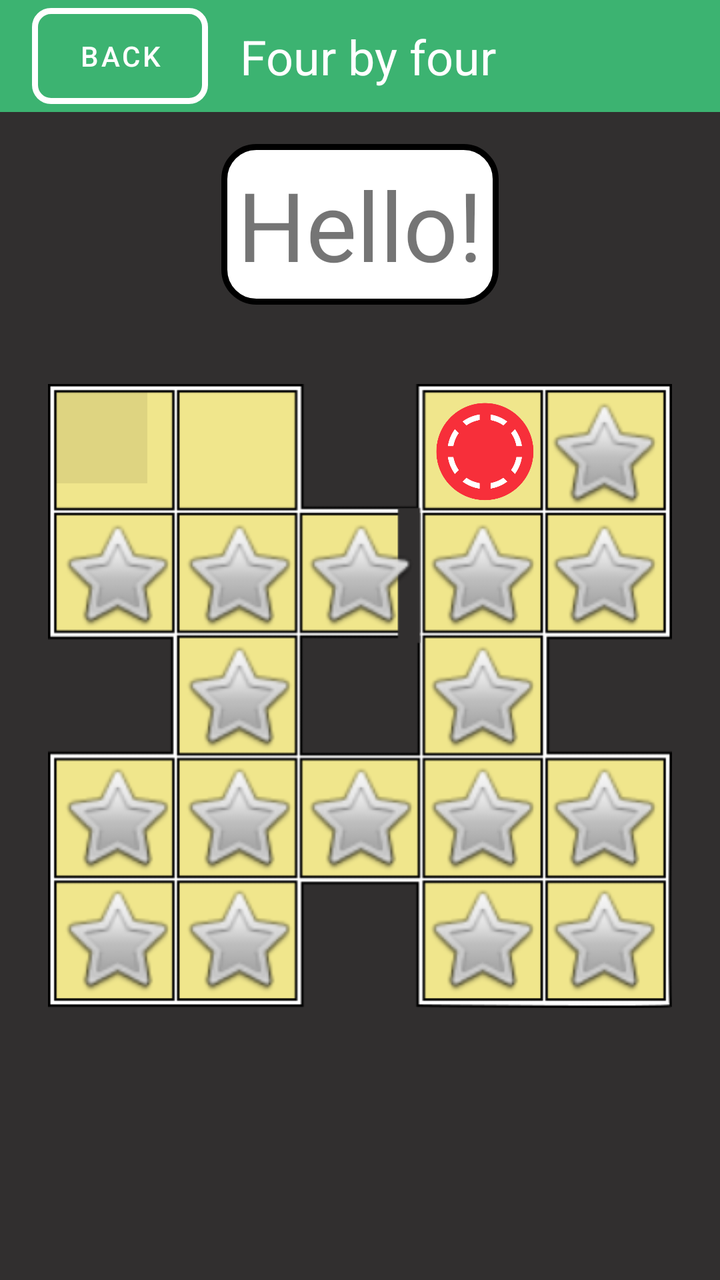
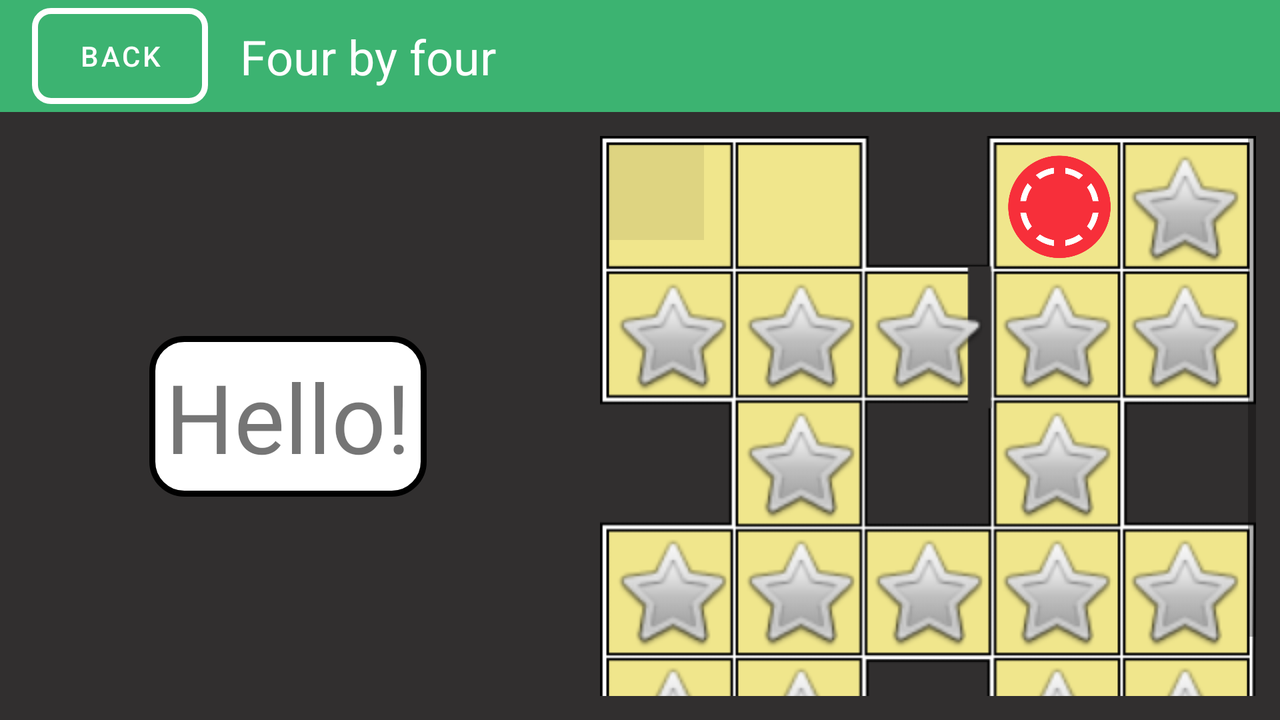

First picture: res/layout/ on a phone held upright. Second picture: the repository's own variant of that layout, on a device whose configuration matches the variant's folder. Source for both follows.
<!-- AndroidManifest.xml: application theme Theme.Fourbyfour -->
<!-- res/layout/activity_game_partition.xml -->
<?xml version="1.0" encoding="utf-8"?>
<androidx.constraintlayout.widget.ConstraintLayout xmlns:android="http://schemas.android.com/apk/res/android"
    xmlns:app="http://schemas.android.com/apk/res-auto"
    xmlns:tools="http://schemas.android.com/tools"
    android:layout_width="match_parent"
    android:layout_height="match_parent"
    android:background="@color/backstage_game"
    tools:context=".GamePartitionActivity">

    <include
        android:id="@+id/toolbar"
        layout="@layout/toolbar"
        app:layout_constraintEnd_toEndOf="parent"
        app:layout_constraintStart_toStartOf="parent"
        app:layout_constraintTop_toTopOf="parent" />

    <androidx.constraintlayout.widget.ConstraintLayout
        android:id="@+id/constraintPartition"
        android:layout_width="match_parent"
        android:layout_height="0dp"
        app:layout_constraintTop_toBottomOf="@id/toolbar"
        app:layout_constraintEnd_toEndOf="parent"
        app:layout_constraintStart_toStartOf="parent"
        app:layout_constraintBottom_toBottomOf="parent">

    <TextView
        android:id="@+id/textViewTimerPartition"
        android:layout_width="wrap_content"
        android:layout_height="wrap_content"
        android:layout_margin="16dp"
        android:padding="8dp"
        android:background="@drawable/timer"
        android:text="Hello!"
        android:textSize="48dp"
        app:layout_constraintEnd_toEndOf="parent"
        app:layout_constraintStart_toStartOf="parent"
        app:layout_constraintTop_toTopOf="parent" />

    <include
        layout="@layout/field_item_partition"
        android:id="@+id/field_game_partition"
        android:foregroundGravity="center"
        app:layout_constraintTop_toTopOf="parent"
        app:layout_constraintStart_toStartOf="parent"
        app:layout_constraintEnd_toEndOf="parent"
        app:layout_constraintBottom_toBottomOf="parent"/>

    </androidx.constraintlayout.widget.ConstraintLayout>

</androidx.constraintlayout.widget.ConstraintLayout>
<!-- res/layout/toolbar.xml (included above) -->
<?xml version="1.0" encoding="utf-8"?>
<androidx.appcompat.widget.Toolbar xmlns:android="http://schemas.android.com/apk/res/android"
    xmlns:app="http://schemas.android.com/apk/res-auto"
    android:id="@+id/toolbar"
    android:layout_width="match_parent"
    android:layout_height="?attr/actionBarSize"
    android:background="?attr/colorPrimary"
    android:theme="@style/Theme.MyActionBar">

    <androidx.constraintlayout.widget.ConstraintLayout
        android:layout_width="match_parent"
        android:layout_height="match_parent">

        <Button
            android:id="@+id/buttonBackToolbar"
            android:background="@drawable/button_for_toolbar"
            android:layout_width="wrap_content"
            android:layout_height="wrap_content"
            android:text="@string/text_my_menu_button"
            app:backgroundTint="@null"
            app:layout_constraintTop_toTopOf="parent"
            app:layout_constraintStart_toStartOf="parent"
            app:layout_constraintBottom_toBottomOf="parent"/>

        <TextView
            android:id="@+id/textViewAppName"
            android:layout_marginStart="16dp"
            android:layout_width="wrap_content"
            android:layout_height="wrap_content"
            android:text="@string/app_name"
            android:textColor="@color/white"
            android:textSize="24sp"
            app:layout_constraintTop_toTopOf="parent"
            app:layout_constraintStart_toEndOf="@id/buttonBackToolbar"
            app:layout_constraintBottom_toBottomOf="parent"
            />
    </androidx.constraintlayout.widget.ConstraintLayout>


</androidx.appcompat.widget.Toolbar>
<!-- res/layout/field_item_partition.xml (included above) -->
<?xml version="1.0" encoding="utf-8"?>
<androidx.constraintlayout.widget.ConstraintLayout xmlns:android="http://schemas.android.com/apk/res/android"
    xmlns:app="http://schemas.android.com/apk/res-auto"
    xmlns:tools="http://schemas.android.com/tools"
    android:id="@+id/constraint"
    android:layout_width="match_parent"
    android:layout_height="wrap_content"
    android:layout_margin="24dp"
    android:background="@drawable/game_field_p"
    android:foregroundGravity="center"
    android:padding="4dp"
    app:layout_constraintBottom_toBottomOf="parent"
    app:layout_constraintEnd_toEndOf="parent"
    app:layout_constraintStart_toStartOf="parent"
    app:layout_constraintTop_toTopOf="parent">


    
    <ImageView
        android:id="@+id/imageView1p"
        style="@style/imageViewField"
        android:onClick="onClickChooseFigure"
        android:tag="2 5"
        app:layout_constraintStart_toStartOf="parent"
        app:layout_constraintTop_toTopOf="parent"
        app:srcCompat="@android:drawable/divider_horizontal_bright">

    </ImageView>


    <ImageView
        android:id="@+id/imageView2p"
        style="@style/imageViewField"
        android:onClick="onClickChooseFigure"
        android:tag="1 6"
        app:layout_constraintStart_toEndOf="@+id/imageView1p"
        app:layout_constraintTop_toTopOf="parent"
        app:srcCompat="?attr/selectableItemBackground" />

    <ImageView
        android:id="@+id/imageView5p"
        style="@style/imageViewField"
        android:onClick="onClickChooseFigure"
        android:tag="1 6"
        app:layout_constraintStart_toStartOf="parent"
        app:layout_constraintTop_toBottomOf="@+id/imageView1p"
        app:srcCompat="@android:drawable/btn_star" />

    <ImageView
        android:id="@+id/imageView6p"
        style="@style/imageViewField"
        android:onClick="onClickChooseFigure"
        android:tag="2 5 7 10"
        app:layout_constraintStart_toEndOf="@+id/imageView5p"
        app:layout_constraintTop_toBottomOf="@+id/imageView2p"
        app:srcCompat="@android:drawable/btn_star" />

    <ImageView
        android:id="@+id/imageView7p"
        style="@style/imageViewField"
        android:onClick="onClickChooseFigure"
        android:tag="6"
        app:layout_constraintStart_toEndOf="@+id/imageView6p"
        app:layout_constraintTop_toBottomOf="@+id/imageView2p"
        app:srcCompat="@android:drawable/btn_star" />

    <ImageView
        android:id="@+id/imageView8p"
        style="@style/imageViewField"
        android:onClick="onClickChooseFigure"
        android:tag="3 9 11"
        app:layout_constraintEnd_toStartOf="@+id/imageView9p"
        app:layout_constraintStart_toStartOf="@+id/imageView11p"
        app:layout_constraintTop_toBottomOf="@+id/imageView3p"
        app:srcCompat="@android:drawable/btn_star" />

    <ImageView
        android:id="@+id/imageView9p"
        style="@style/imageViewField"
        android:onClick="onClickChooseFigure"
        android:tag="4 8"
        app:layout_constraintStart_toEndOf="@+id/imageView8p"
        app:layout_constraintTop_toBottomOf="@+id/imageView4p"
        app:srcCompat="@android:drawable/btn_star" />

    <ImageView
        android:id="@+id/imageView3p"
        style="@style/imageViewField"
        android:onClick="onClickChooseFigure"
        android:tag="4 8"
        app:layout_constraintStart_toStartOf="@+id/imageView8p"
        app:layout_constraintTop_toTopOf="parent"
        app:srcCompat="@drawable/color1" />

    <ImageView
        android:id="@+id/imageView4p"
        style="@style/imageViewField"
        android:onClick="onClickChooseFigure"
        android:tag="3 9"
        app:layout_constraintStart_toEndOf="@+id/imageView3p"
        app:layout_constraintTop_toTopOf="parent"
        app:srcCompat="@android:drawable/btn_star" />

    <ImageView
        android:id="@+id/imageView10p"
        style="@style/imageViewField"
        android:onClick="onClickChooseFigure"
        android:tag="6 13"
        app:layout_constraintStart_toEndOf="@+id/imageView5p"
        app:layout_constraintTop_toBottomOf="@+id/imageView6p"
        app:srcCompat="@android:drawable/btn_star" />

    <ImageView
        android:id="@+id/imageView11p"
        style="@style/imageViewField"
        android:onClick="onClickChooseFigure"
        android:tag="8 15"
        app:layout_constraintStart_toEndOf="@+id/imageView14p"
        app:layout_constraintTop_toBottomOf="@+id/imageView8p"
        app:srcCompat="@android:drawable/btn_star" />

    <ImageView
        android:id="@+id/imageView12p"
        style="@style/imageViewField"
        android:onClick="onClickChooseFigure"
        android:tag="13 17"
        app:layout_constraintStart_toStartOf="parent"
        app:layout_constraintTop_toBottomOf="@+id/imageView10p"
        app:srcCompat="@android:drawable/btn_star" />

    <ImageView
        android:id="@+id/imageView13p"
        style="@style/imageViewField"
        android:onClick="onClickChooseFigure"
        android:tag="10 12 14 18"
        app:layout_constraintStart_toEndOf="@+id/imageView12p"
        app:layout_constraintTop_toBottomOf="@+id/imageView10p"
        app:srcCompat="@android:drawable/btn_star" />

    <ImageView
        android:id="@+id/imageView14p"
        style="@style/imageViewField"
        android:onClick="onClickChooseFigure"
        android:tag="13 15"
        app:layout_constraintStart_toEndOf="@+id/imageView13p"
        app:layout_constraintTop_toBottomOf="@+id/imageView10p"
        app:srcCompat="@android:drawable/btn_star" />

    <ImageView
        android:id="@+id/imageView15p"
        style="@style/imageViewField"
        android:onClick="onClickChooseFigure"
        android:tag="11 14 16 19"
        app:layout_constraintStart_toEndOf="@+id/imageView14p"
        app:layout_constraintTop_toBottomOf="@+id/imageView11p"
        app:srcCompat="@android:drawable/btn_star" />

    <ImageView
        android:id="@+id/imageView16p"
        style="@style/imageViewField"
        android:onClick="onClickChooseFigure"
        android:tag="15 20"
        app:layout_constraintStart_toEndOf="@+id/imageView15p"
        app:layout_constraintTop_toBottomOf="@+id/imageView11p"
        app:srcCompat="@android:drawable/btn_star" />

    <ImageView
        android:id="@+id/imageView17p"
        style="@style/imageViewField"
        android:onClick="onClickChooseFigure"
        android:tag="12 18"
        app:layout_constraintBottom_toBottomOf="parent"
        app:layout_constraintStart_toStartOf="parent"
        app:layout_constraintTop_toBottomOf="@+id/imageView12p"
        app:srcCompat="@android:drawable/btn_star" />

    <ImageView
        android:id="@+id/imageView18p"
        style="@style/imageViewField"
        android:onClick="onClickChooseFigure"
        android:tag="13 17"
        app:layout_constraintStart_toEndOf="@+id/imageView17p"
        app:layout_constraintTop_toBottomOf="@+id/imageView13p"
        app:srcCompat="@android:drawable/btn_star" />

    <ImageView
        android:id="@+id/imageView19p"
        style="@style/imageViewField"
        android:onClick="onClickChooseFigure"
        android:tag="15 20"
        app:layout_constraintStart_toEndOf="@+id/imageView14p"
        app:layout_constraintTop_toBottomOf="@+id/imageView14p"
        app:srcCompat="@android:drawable/btn_star" />

    <ImageView
        android:id="@+id/imageView20p"
        style="@style/imageViewField"
        android:onClick="onClickChooseFigure"
        android:tag="16 19"
        app:layout_constraintStart_toEndOf="@+id/imageView19p"
        app:layout_constraintTop_toBottomOf="@+id/imageView15p"
        app:srcCompat="@android:drawable/btn_star" />



</androidx.constraintlayout.widget.ConstraintLayout>
<!-- resources referenced by this layout -->
<resources>
  <color name="backstage_game">#312f2f</color>
  <color name="white">#FFFFFFFF</color>
  <!-- drawable button_for_toolbar (drawable) -->
  <?xml version="1.0" encoding="utf-8"?>
  <shape xmlns:android="http://schemas.android.com/apk/res/android"
      android:shape="rectangle">
      <stroke android:width="3dp" android:color="@color/white"/>
      <corners android:radius="8dp"/>
  </shape>
  <!-- drawable color1: png bitmap (drawable, 25371 bytes) -->
  <!-- drawable game_field_p: png bitmap (drawable, 6078 bytes) -->
  <!-- drawable timer (drawable) -->
  <?xml version="1.0" encoding="utf-8"?>
  <shape xmlns:android="http://schemas.android.com/apk/res/android"
      android:shape="rectangle">
      <stroke
          android:width="3dp">
      </stroke>
      <solid
          android:color="@color/white"/>
      <corners
          android:radius="16dp">
      </corners>
  
  </shape>
  <string name="app_name">Four by four</string>
  <string name="text_my_menu_button">Back</string>
  <style name="Theme.MyActionBar" parent="Theme.MaterialComponents.DayNight.DarkActionBar">
          
          <item name="colorPrimary">@color/MediumSeaGreen</item>
          <item name="colorPrimaryVariant">@color/purple_700</item>
          <item name="colorOnPrimary">@color/white</item>
          
          <item name="colorSecondary">@color/MediumSeaGreen</item>
          <item name="colorSecondaryVariant">@color/MediumSeaGreen</item>
          <item name="colorOnSecondary">@color/black</item>
          
          <item name="android:statusBarColor" tools:targetApi="l">?attr/colorPrimaryVariant</item>
          
          <item name="android:windowFullscreen">true</item>
          <item name="android:windowContentOverlay">@null</item>
          <item name="android:windowNoTitle">true</item>
      </style>
  <style name="imageViewField">
          <item name="android:layout_width">0dp</item>
          <item name="android:layout_height">0dp</item>
          <item name="android:background">@color/trans</item>
          <item name="layout_constraintDimensionRatio">1:1</item>
          <item name="layout_constraintWidth_percent">0.2</item>
          <item name="android:contentDescription">@string/imageView_empty</item>
      </style>
  <style name="Theme.Fourbyfour" parent="Theme.MaterialComponents.DayNight.NoActionBar">
          
          <item name="colorPrimary">@color/MediumSeaGreen</item>
          <item name="colorPrimaryVariant">@color/purple_700</item>
          <item name="colorOnPrimary">@color/white</item>
          
          <item name="colorSecondary">@color/MediumSeaGreen</item>
          <item name="colorSecondaryVariant">@color/MediumSeaGreen</item>
          <item name="colorOnSecondary">@color/black</item>
          
          <item name="android:statusBarColor" tools:targetApi="l">?attr/colorPrimaryVariant</item>
          
          <item name="android:windowFullscreen">true</item>
          <item name="android:windowContentOverlay">@null</item>
          <item name="android:windowNoTitle">true</item>
      </style>
  <color name="MediumSeaGreen">#3CB371</color>
  <color name="purple_700">#FF3700B3</color>
  <color name="black">#FF000000</color>
  <color name="trans">@android:color/transparent</color>
  <string name="imageView_empty">empty</string>
</resources>
<!-- res/layout-land/activity_game_partition.xml (the repository's variant of the layout above) -->
<!-- drawn on the phone turned sideways -->
<?xml version="1.0" encoding="utf-8"?>
<androidx.constraintlayout.widget.ConstraintLayout xmlns:android="http://schemas.android.com/apk/res/android"
    xmlns:app="http://schemas.android.com/apk/res-auto"
    xmlns:tools="http://schemas.android.com/tools"
    android:layout_width="match_parent"
    android:layout_height="match_parent"
    tools:context=".GamePartitionActivity">

    <include
        android:id="@+id/toolbar"
        layout="@layout/toolbar"
        app:layout_constraintEnd_toEndOf="parent"
        app:layout_constraintStart_toStartOf="parent"
        app:layout_constraintTop_toTopOf="parent" />

    <androidx.constraintlayout.widget.ConstraintLayout
        android:layout_width="match_parent"
        android:layout_height="0dp"
        android:background="@color/backstage_game"
        app:layout_constraintBottom_toBottomOf="parent"
        app:layout_constraintEnd_toEndOf="parent"
        app:layout_constraintStart_toStartOf="parent"
        app:layout_constraintTop_toBottomOf="@+id/toolbar">


        <ScrollView
            android:id="@+id/scrollViewFieldGame"
            android:layout_width="0dp"
            android:layout_height="wrap_content"
            android:padding="12dp"
            app:layout_constraintBottom_toBottomOf="parent"
            app:layout_constraintEnd_toEndOf="parent"
            app:layout_constraintHorizontal_bias="0.0"
            app:layout_constraintStart_toEndOf="@id/guidelinePartition"
            app:layout_constraintTop_toTopOf="parent"
            app:layout_constraintVertical_bias="0.0">

            <include
                android:id="@+id/field_game_partition"
                layout="@layout/field_item_partition"
                android:foregroundGravity="center"
                android:layout_width="match_parent"
                android:layout_height="match_parent"
                app:layout_constraintBottom_toBottomOf="parent"
                app:layout_constraintEnd_toEndOf="parent"
                app:layout_constraintStart_toStartOf="parent"
                app:layout_constraintTop_toTopOf="parent" />

        </ScrollView>

        <TextView
            android:id="@+id/textViewTimerPartition"
            android:layout_width="wrap_content"
            android:layout_height="wrap_content"
            android:layout_margin="36dp"
            android:background="@drawable/timer"
            android:padding="8dp"
            android:text="Hello!"
            android:textSize="48dp"
            app:layout_constraintBottom_toBottomOf="parent"
            app:layout_constraintEnd_toStartOf="@+id/guidelinePartition"
            app:layout_constraintStart_toStartOf="parent"
            app:layout_constraintTop_toTopOf="parent" />

        <androidx.constraintlayout.widget.Guideline
            android:id="@+id/guidelinePartition"
            android:layout_width="wrap_content"
            android:layout_height="wrap_content"
            android:orientation="vertical"
            app:layout_constraintBottom_toBottomOf="parent"
            app:layout_constraintGuide_percent="0.45"
            app:layout_constraintTop_toTopOf="parent" />

    </androidx.constraintlayout.widget.ConstraintLayout>

</androidx.constraintlayout.widget.ConstraintLayout>
